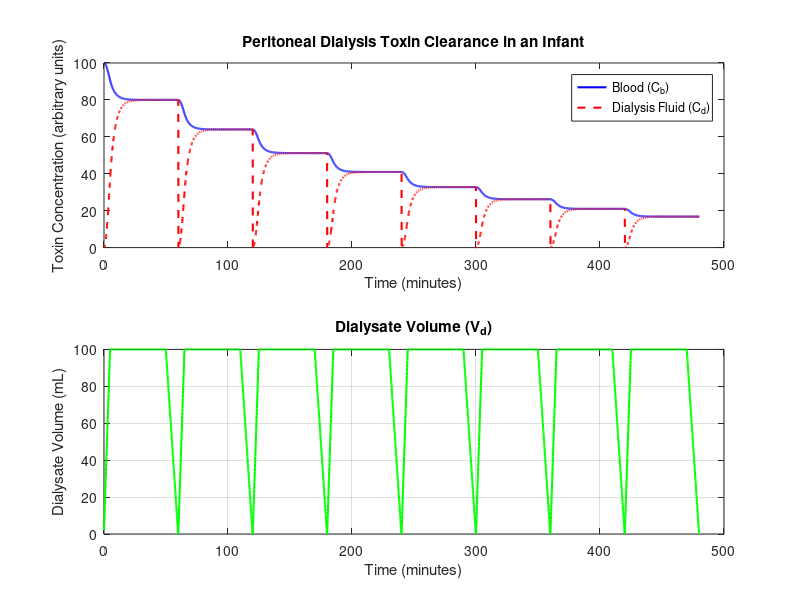

Here is the MATLAB script that generated this plot:
% Realistic Parameters for Infant
blood_vol = 80; % ml/kg
dialysate_vol = 20; % ml/kg
infant_weight = 5; % kg

V_b_max = blood_vol * infant_weight;             % Blood volume in mL
V_d_max = dialysate_vol * infant_weight;         % Dialysis fluid volume in mL
k = 0.05;                                        % Diffusion rate constant (mL/min)
C_b0 = 100;                                      % Initial blood toxin concentration (arbitrary units)
num_cycles = 8;                                 % Number of dialysis cycles
fill_duration = 5;                               % Fill phase duration (minutes)
dwell_duration = 45;                             % Dwell phase duration (minutes)
drain_duration = 10;                             % Drain phase duration (minutes)

% Time settings
dt = 0.1;                                        % Time step (minutes)
total_time = (fill_duration + dwell_duration + drain_duration) * num_cycles;
time = 0:dt:total_time;                          % Total time vector

% Initialize concentrations and dialysate volume
C_b = [];                                        % Blood concentration over time
C_d = [];                                        % Dialysis fluid concentration over time
V_d = [];                                        % Dialysate volume over time

% Initial conditions
C_b_current = C_b0;                              % Initial blood toxin concentration
C_d_current = 0;                                 % Initial dialysis fluid toxin concentration
V_d_current = 0;                                 % Initial dialysate volume (at 0)

% Concentration update function
update_concentration = @(C_b_current, C_d_current, V_d_current, V_d_max) ...
    deal( ...
        C_b_current - k * (V_d_current / V_d_max) * (C_b_current - C_d_current) * dt, ...
        C_d_current + (V_b_max / V_d_max) * k * (C_b_current - C_d_current) * (V_d_current / V_d_max) * dt ...
    );

% Simulation loop for each cycle
for cycle = 1:num_cycles
    % Fill phase
    for t = 0:dt:fill_duration
        [C_b_current, C_d_current] = update_concentration(C_b_current, C_d_current, V_d_current, V_d_max);
        C_b = [C_b, C_b_current];
        C_d = [C_d, C_d_current];
        V_d_current = min(V_d_max, V_d_current + (V_d_max / fill_duration) * dt);  % Increment until max volume
        V_d = [V_d, V_d_current];  % Store dialysate volume
    end
    
    % Dwell phase (Dialysate volume stays constant)
    for t = 0:dt:dwell_duration
        [C_b_current, C_d_current] = update_concentration(C_b_current, C_d_current, V_d_current, V_d_max);
        C_b = [C_b, C_b_current];
        C_d = [C_d, C_d_current];
        V_d = [V_d, V_d_current];  % Dialysate volume constant
    end
    
    % Drain phase (Dialysate volume decreases)
    for t = 0:dt:drain_duration
        [C_b_current, C_d_current] = update_concentration(C_b_current, C_d_current, V_d_current, V_d_max);
        C_b = [C_b, C_b_current];
        C_d = [C_d, C_d_current];
        V_d_current = max(0.01, V_d_current - (V_d_max / drain_duration) * dt);  % Decrease dialysate volume
        V_d = [V_d, V_d_current];  % Store dialysate volume
    end
    
    % Reset dialysis fluid concentration for next cycle
    C_d_current = 0;
end

% Generate a new time vector matching the size of C_b, C_d, and V_d_current
time_b = linspace(0, total_time, length(C_b)); % Ensure time matches C_b's length
time_d = linspace(0, total_time, length(V_d)); % Ensure time matches V_d's length

% Plotting the results
figure;

% Blood concentration plot
subplot(2,1,1);
plot(time_b, C_b, 'b', 'LineWidth', 1.5); hold on;
plot(time_b, C_d, 'r--', 'LineWidth', 1.5);
xlabel('Time (minutes)');
ylabel('Toxin Concentration (arbitrary units)');
legend('Blood (C_b)', 'Dialysis Fluid (C_d)');
title('Peritoneal Dialysis Toxin Clearance in an Infant');

% Dialysate volume plot
subplot(2,1,2);
plot(time_d, V_d, 'g', 'LineWidth', 1.5);
xlabel('Time (minutes)');
ylabel('Dialysate Volume (mL)');
title('Dialysate Volume (V_d)');
grid on;
